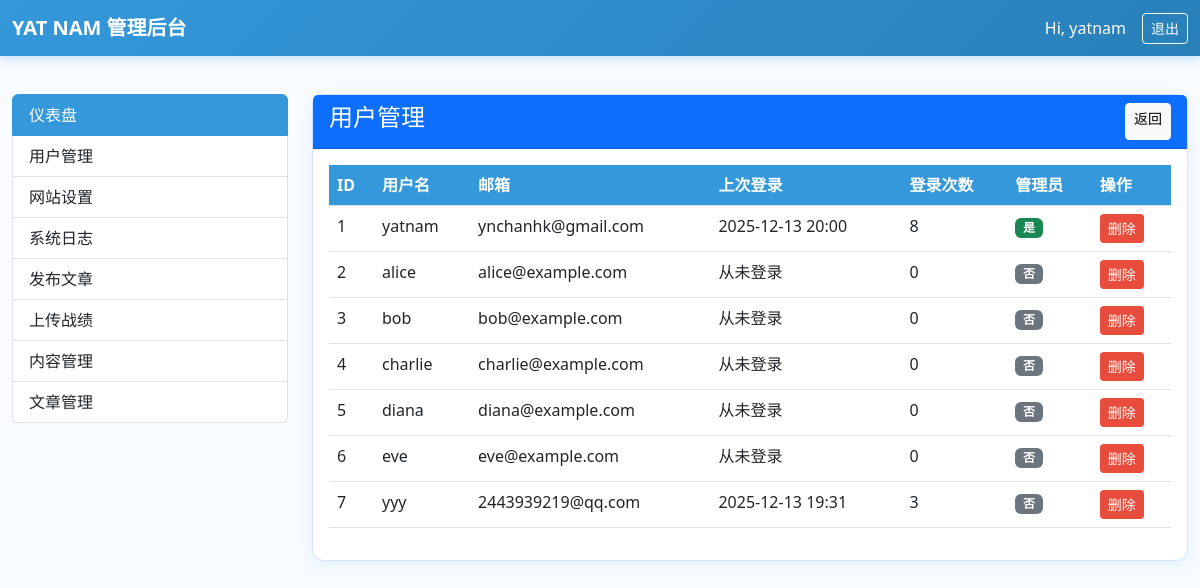
Before: /admin/users (signed in) with the older database file.
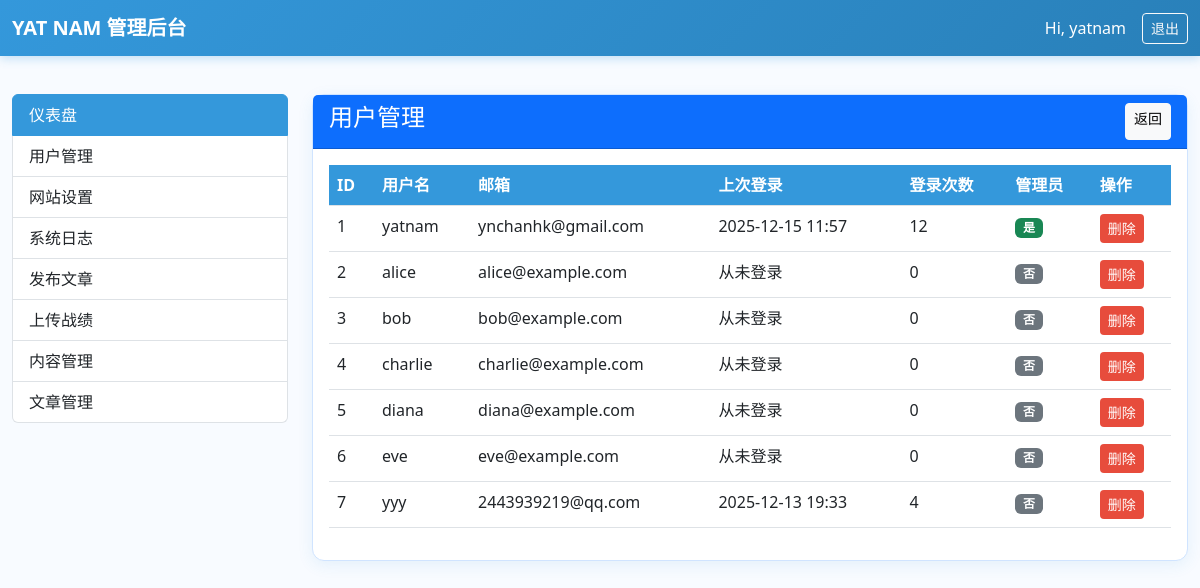
After: the same page with the newer database file.
### models.py (models this page shows, shortened)
class User(UserMixin, db.Model):
    __tablename__ = 'user'
    __table_args__ = {'extend_existing': True}
    id = db.Column(db.Integer, primary_key=True)
    username = db.Column(db.String(80), unique=True, nullable=False, index=True)
    email = db.Column(db.String(120), unique=True, nullable=False, index=True)
    password_hash = db.Column(db.String(255), nullable=False)
    avatar = db.Column(db.String(200), default='/static/images/avatar/default.png')
    bio = db.Column(db.Text, default='这个家伙很懒，什么都没写。')
    github = db.Column(db.String(200))
    twitter = db.Column(db.String(200))
    is_admin = db.Column(db.Boolean, default=False)
    last_login = db.Column(db.DateTime)  # 上次登录时间
    current_login = db.Column(db.DateTime)  # 本次登录时间
    last_login_ip = db.Column(db.String(45))  # 上次登录 IP
    current_login_ip = db.Column(db.String(45))  # 本次登录 IP
    total_logins = db.Column(db.Integer, default=0)  # 总登录次数
    posts = db.relationship('Post', backref='author', lazy='dynamic', cascade='all, delete-orphan')
    taiko_records = db.relationship('TaikoRecord', backref='player', lazy='dynamic', cascade='all, delete-orphan')
    comments = db.relationship('Comment', backref='author', lazy='dynamic')
    def is_admin_user(self) -> bool:
        return self.is_admin

### admin/views.py (the view)
@admin_blueprint.route('/users')
def view_users():
    users = User.query.all()
    return render_template('admin/users.html', users=users)

### admin/views.py (called while the page is built)
@admin_blueprint.before_request
@login_required
def require_admin():
    if not current_user.is_admin_user():
        flash('需要管理员权限', 'danger')
        return redirect(url_for('index'))
    return None

### templates/admin/users.html
{% extends "admin/base.html" %}
{% block content %}
<div class="row">
    <div class="col-md-3">
        <div class="list-group">
            <a href="{{ url_for('admin.dashboard') }}" class="list-group-item list-group-item-action active glow-text">仪表盘</a>
            <a href="{{ url_for('admin.view_users') }}" class="list-group-item list-group-item-action">用户管理</a>
            <a href="{{ url_for('admin.site_settings') }}" class="list-group-item list-group-item-action">网站设置</a>
            <a href="{{ url_for('admin.view_logs') }}" class="list-group-item list-group-item-action">系统日志</a>
            <a href="{{ url_for('admin.write_post') }}" class="list-group-item list-group-item-action">发布文章</a>
            <a href="{{ url_for('admin.add_taiko') }}" class="list-group-item list-group-item-action">上传战绩</a>
            <a href="{{ url_for('admin.manage_contents') }}" class="list-group-item list-group-item-action">内容管理</a>
            <a href="{{ url_for('admin.manage_articles') }}" class="list-group-item list-group-item-action {% if request.endpoint == 'admin.manage_articles' %}active glow-text{% endif %}">文章管理</a>
        </div>
    </div>
    <div class="col-md-9">
        <div class="card">
            <div class="card-header bg-primary text-white d-flex justify-content-between">
                <h4 class="glow-text">用户管理</h4>
                <a href="{{ url_for('admin.dashboard') }}" class="btn btn-light btn-sm">返回</a>
            </div>
            <div class="card-body">
                <table class="table table-hover">
                    <thead>
                        <tr>
                            <th>ID</th>
                            <th>用户名</th>
                            <th>邮箱</th>
                            <th>上次登录</th>
                            <th>登录次数</th>
                            <th>管理员</th>
                            <th>操作</th>
                        </tr>
                    </thead>
                    <tbody>
                        {% for user in users %}
                        <tr>
                            <td>{{ user.id }}</td>
                            <td>{{ user.username }}</td>
                            <td>{{ user.email }}</td>
                            <td>
                                {% if user.last_login %}
                                    {{ user.last_login.strftime('%Y-%m-%d %H:%M') }}
                                {% else %}
                                    从未登录
                                {% endif %}
                            </td>
                            <td>{{ user.total_logins }}</td>
                            <td>
                                {% if user.is_admin %}
                                    <span class="badge bg-success">是</span>
                                {% else %}
                                    <span class="badge bg-secondary">否</span>
                                {% endif %}
                            </td>
                            <td>
                                <form method="POST" action="{{ url_for('admin.delete_user', user_id=user.id) }}" style="display:inline;">
                                    <button type="submit" class="btn btn-danger btn-sm" onclick="return confirm('确定删除用户 {{ user.username }}？此操作不可恢复！')">删除</button>
                                </form>
                            </td>
                        </tr>
                        {% endfor %}
                    </tbody>
                </table>
            </div>
        </div>
    </div>
</div>
{% endblock %}

### templates/admin/base.html (shortened to what this page needs)
<!DOCTYPE html>
<html lang="zh-CN">
<head>
    <link href="https://cdn.jsdelivr.net/npm/bootstrap@5.3.0/dist/css/bootstrap.min.css" rel="stylesheet">
    <link href="https://cdn.jsdelivr.net/npm/bootstrap-icons@1.10.0/font/bootstrap-icons.css" rel="stylesheet">
</head>
<body>
    <nav class="navbar navbar-dark fixed-top">
        <div class="container-fluid">
            <a class="navbar-brand fw-bold" href="{{ url_for('admin.dashboard') }}">YAT NAM 管理后台</a>
            <div class="d-flex align-items-center text-white">
                <span class="me-3">Hi, {{ current_user.username }}</span>
                <a href="{{ url_for('users.logout') }}" class="btn btn-outline-light btn-sm">退出</a>
            </div>
        </div>
    </nav>
    <div class="container-fluid py-4">
        {% block content %}{% endblock %}
    </div>
</body>
</html>

Changed rows visible on the page:
changed User "yatnam": last_login "2025-12-13 20:00" → "2025-12-15 11:57"; total_logins "8" → "12"
changed User "yyy": last_login "2025-12-13 19:31" → "2025-12-13 19:33"; total_logins "3" → "4"
